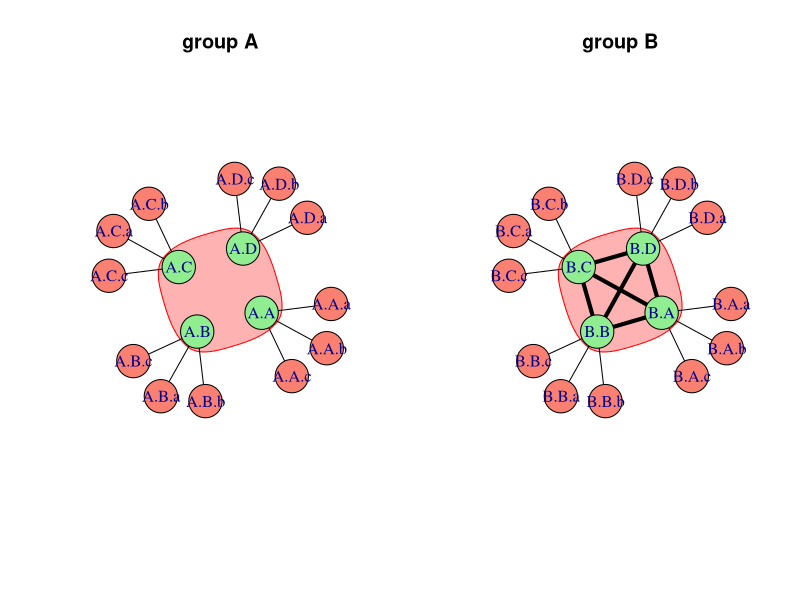

Generate this figure with R:

# produce a figure for the author groups

library(igraph)

create.network <- function(gr.name, gr.size, n.coauthors, gr.connected=FALSE) {
	group <- paste(gr.name, LETTERS[1:gr.size], sep=".")
	coauthors <- sapply(group,
											function(a) paste(a, letters[1:n.coauthors], sep="."))
	coauthors <- as.vector(coauthors)
	edges <- data.frame(authors=rep(group, rep(n.coauthors, gr.size)),
											coauthors=coauthors)
	edges <- as.matrix(edges)
	n.edges <- nrow(edges)
	if(gr.connected) {
		i <- length(group)
		p <- (i*(i-1))/2
		ee <- matrix("", ncol=2, nrow=p)
		k <- 1
		for(i in 1:(gr.size-1)) {
			for(j in (i+1):gr.size) {
				ee[k, 1] <- group[i]
				ee[k, 2] <- group[j]
				k <- k+1
			}
		}
		edges <- rbind(edges, ee)
	}
	g <- graph_from_edgelist(edges, directed=FALSE)
	V(g)$size <- 30
	V(g)$color[grepl("[a-c]$", names(V(g)))] <- "salmon"
	V(g)$color[grepl("[^a-c]$", names(V(g)))] <- "lightgreen"
	E(g)$color <- "black"
	E(g)$width <- 4
	E(g)$width[1:n.edges] <- 1
	g
}

G.A <- G.B <- 4 # group size
c.A <- c.B <- 3 # number of coauthors from outside
network.A <- create.network("A", G.A, c.A)
network.B <- create.network("B", G.B, c.B, TRUE)
coords <- layout_(network.B, nicely())
#png(file="groups.png", width=700, height=400)
pdf(file="paperfigs/groups.pdf", width=7, height=4)
op <- par(mfcol=c(1,2))
plot(network.A, layout=coords, main="group A",
		 mark.groups=list(V(network.A)[nchar(names(V(network.A))) == 3]))
plot(network.B, layout=coords, main="group B",
		 mark.groups=list(V(network.B)[nchar(names(V(network.B))) == 3]))
par(op)
dev.off()
